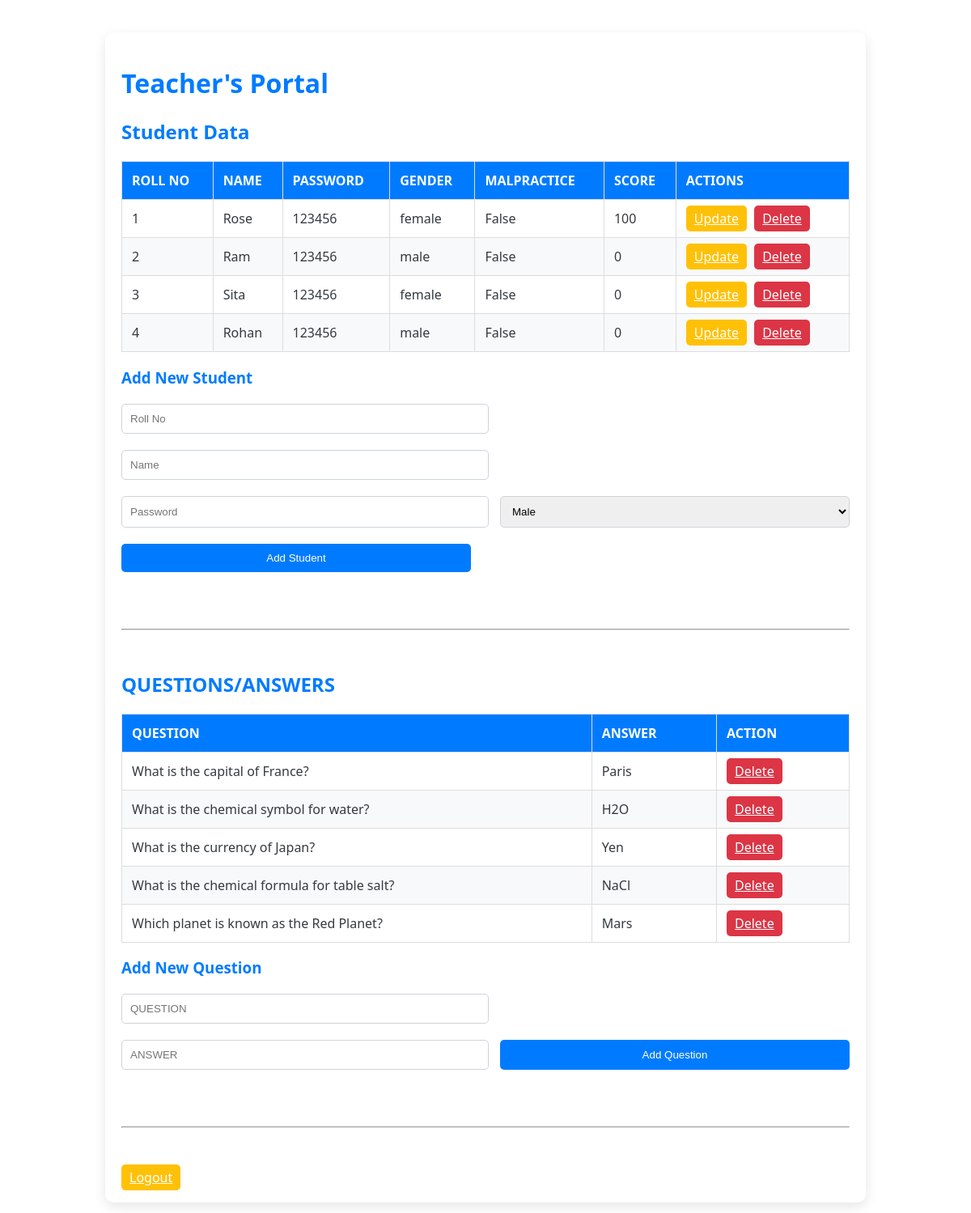
Before: /teacherpage with the older database file.
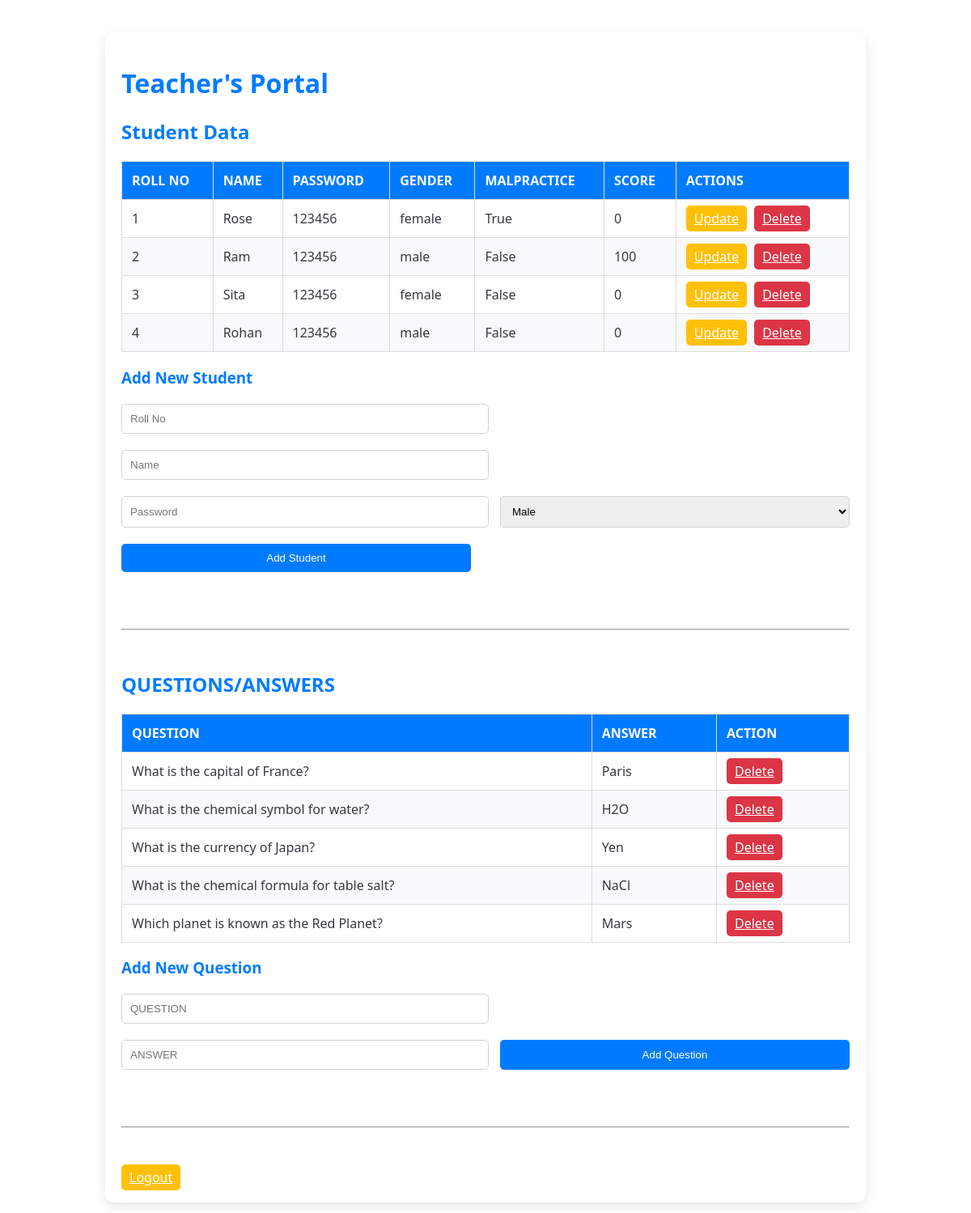
After: the same page with the newer database file.
### app.py (models this page shows)
class studentdb(db.Model):
    rollno = db.Column(db.Integer, primary_key = True)
    name = db.Column(db.String(200), nullable = False)
    password = db.Column(db.String(200), nullable = False)
    gender = db.Column(db.String(200), nullable = False)
    malpractice = db.Column(db.Boolean, default = False)
    score = db.Column(db.Integer, default = False)

### app.py (the view)
@app.route("/teacherpage")
def teacherpage():
    students = studentdb.query.order_by(studentdb.rollno).all()
    questions = questiondb.query.order_by(questiondb.qno).all()
    return render_template('teacherpage.html', students = students,questions = questions)

### templates/teacherpage.html (shortened to what this page needs)
<!DOCTYPE html>
<html lang="en">
<head>
    <link rel="stylesheet" href="{{ url_for('static',filename='style.css')}}">
</head>
<body>
    <div class="container">
        <h1>Teacher's Portal</h1>
        <h2>Student Data</h2>
        {% if students|length < 1 %}
        <h2> There is no student data. Create one below </h2>
        {% else %}
        <table id="studentTable">
            <thead>
                <tr>
                    <th>ROLL NO</th>
                    <th>NAME</th>
                    <th>PASSWORD</th>
                    <th>GENDER</th>
                    <th>MALPRACTICE</th>
                    <th>SCORE</th>
                    <th>ACTIONS</th>
                </tr>
            </thead>
            <tbody>
                {% for student in students %}
                <tr>
                    <td>{{ student.rollno }}</td>
                    <td>{{ student.name }}</td>
                    <td>{{ student.password }}</td>
                    <td>{{ student.gender }}</td>
                    <td>{{ student.malpractice }}</td>
                    <td>{{ student.score }}</td>
                    <td>
                        <a href = "/update/{{student.rollno}}" class="updateBtn">Update</a>
                        <a href = "/delete/{{student.rollno}}" class="deleteBtn">Delete</a>
                    </td>
                </tr>
                {% endfor %}
            </tbody>
        </table>
        {% endif %}
        <h3>Add New Student</h3>
        <form id="addStudentForm" action="/add" method="post">
            <input type="text" name="rollno" placeholder="Roll No" required>
            <input type="text" name="name" placeholder="Name" required>
            <input type="password" name="password" placeholder="Password" required>
            <select name="gender">
                <option value="male">Male</option>
            </select>
            <button type="submit">Add Student</button>
        </form>
        <hr style="margin-top: 50px; margin-bottom: 50px;">
        <h2>QUESTIONS/ANSWERS</h2>
        <table id="questionTable">
            <thead>
                <tr>
                    <th>QUESTION</th>
                    <th>ANSWER</th>
                    <th>ACTION</th>
                </tr>
            </thead>
            <tbody>
                {% for question in questions %}
                <tr>
                    <td>{{ question.question }}</td>
                    <td>{{ question.answer }}</td>
                    <td>
                        <a href = "/delete_question/{{question.qno}}" class="deleteBtn">Delete</a>
                    </td>
                </tr>
                {% endfor %}
            </tbody>
        </table>
        <h3>Add New Question</h3>
        <form id="addQuestionForm" action="/add_question" method="post">
            <input type="text" name="QUESTION" placeholder="QUESTION" required>
            <input type="text" name="ANSWER" placeholder="ANSWER" required>
            <button type="submit">Add Question</button>
        </form>
        <hr style="margin-top: 50px; margin-bottom: 50px;">
        <a href = "/" class="updateBtn">Logout</a>
    </div>
</body>
</html>

Changed rows visible on the page:
changed studentdb "Rose": malpractice "False" → "True"; score "100" → "0"
changed studentdb "Ram": score "0" → "100"
